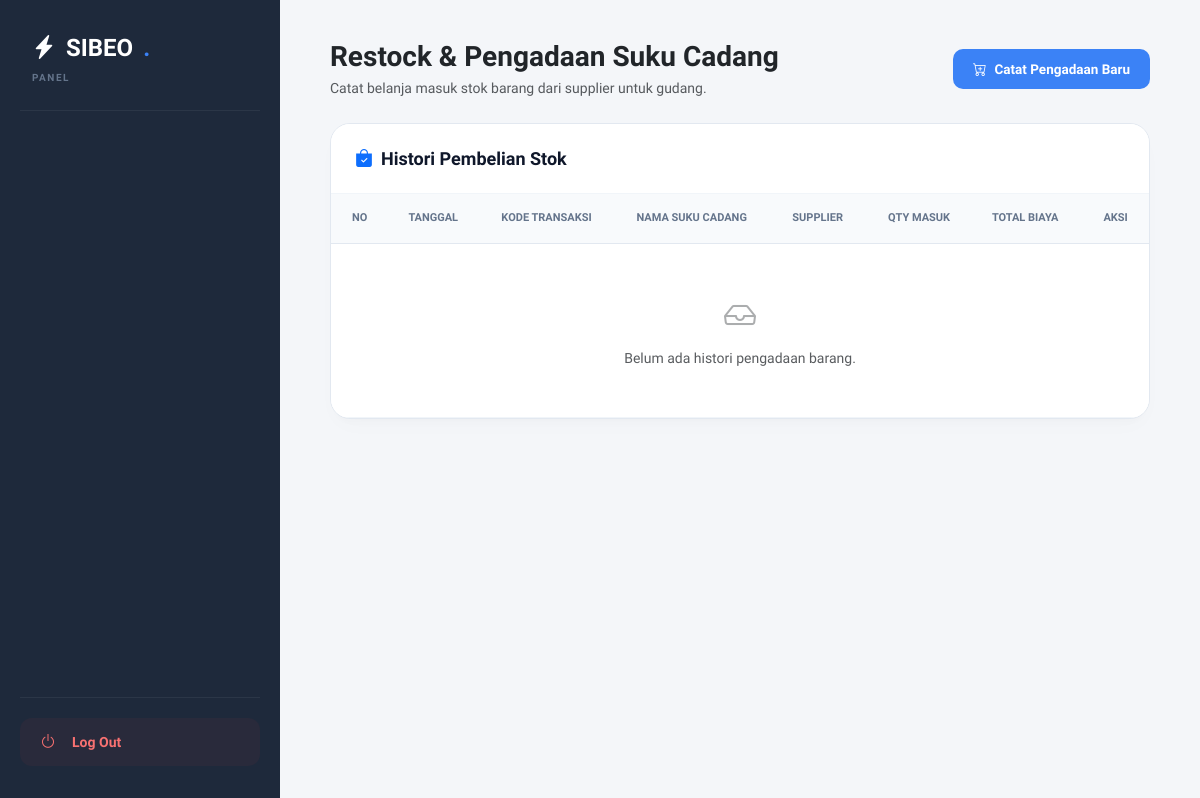
The app's page /admin/pengadaan.php, older data.
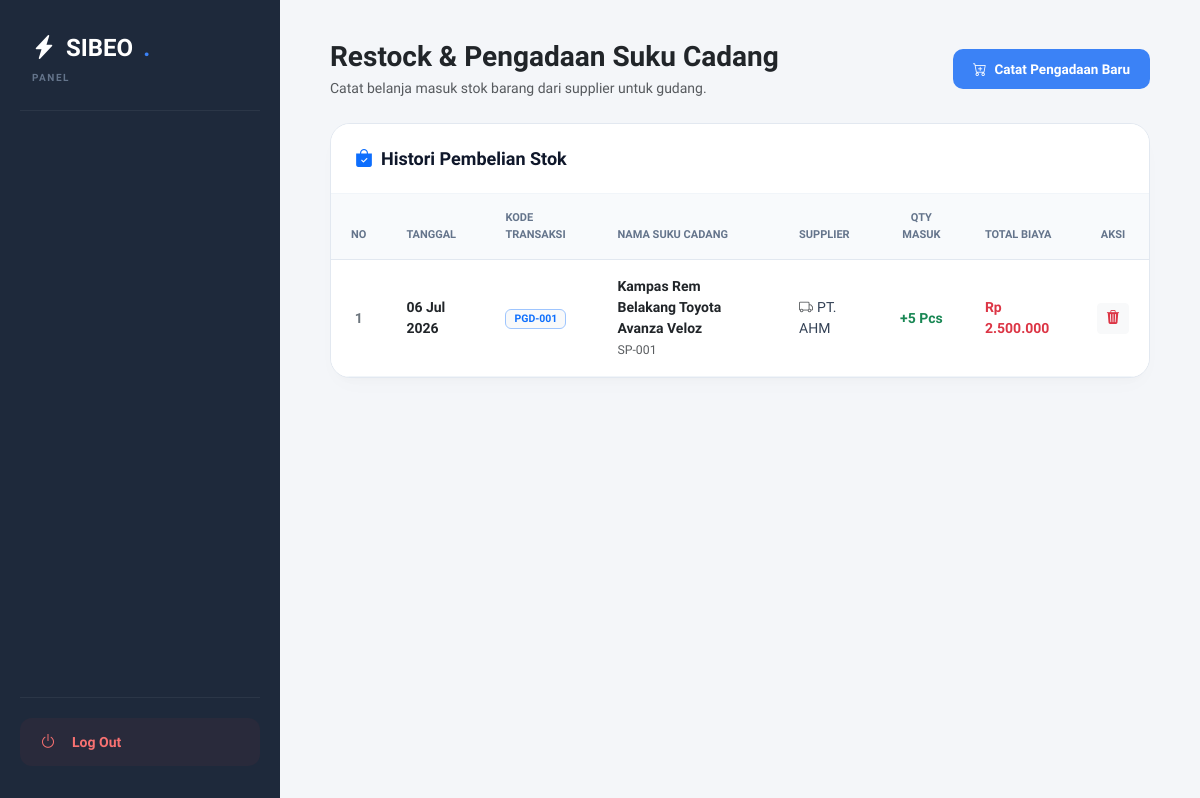
The same page, newer data.
### tables this page shows
CREATE TABLE `tbl_pengadaan` (
  `id_pengadaan` int(11) NOT NULL,
  `kode_pengadaan` varchar(20) NOT NULL,
  `id_suku_cadang` int(11) NOT NULL,
  `supplier` varchar(100) NOT NULL,
  `jumlah` int(11) NOT NULL,
  `total_biaya` decimal(15,2) NOT NULL,
  `tanggal_pengadaan` date NOT NULL
);

CREATE TABLE `tbl_suku_cadang` (
  `id_suku_cadang` int(11) NOT NULL,
  `nama_part` varchar(100) NOT NULL,
  `kode_part` varchar(30) NOT NULL,
  `stok` int(11) NOT NULL DEFAULT 0,
  `harga_satuan` decimal(12,2) NOT NULL
);

### admin/pengadaan.php (the view, shortened to what this page needs)
<?php
include "../config/koneksi.php";
function safe_text($value) {
    return htmlspecialchars((string)$value, ENT_QUOTES, 'UTF-8');
}
?>
<!DOCTYPE html>
<html lang="id">
<head>
    <link href="https://cdn.jsdelivr.net/npm/bootstrap@5.3.0/dist/css/bootstrap.min.css" rel="stylesheet">
    <link rel="stylesheet" href="https://cdn.jsdelivr.net/npm/bootstrap-icons@1.11.1/font/bootstrap-icons.css">
</head>
<body>
<div class="layout-wrapper">
    <?php include '../includes/sidebar.php'; ?>
    <div class="main-canvas">
        <div class="d-flex justify-content-between align-items-center mb-4">
            <div>
                <h3 class="fw-bold text-dark m-0">Restock & Pengadaan Suku Cadang</h3>
                <p class="text-muted small m-0 mt-1">Catat belanja masuk stok barang dari supplier untuk gudang.</p>
            </div>
            <button type="button" class="btn btn-premium-primary" data-bs-toggle="modal" data-bs-target="#modalTambah">
                <i class="bi bi-cart-plus"></i> Catat Pengadaan Baru
            </button>
        </div>
        <div class="data-card-premium">
            <div class="data-card-header">
                <h5 class="data-card-title"><i class="bi bi-bag-check-fill text-primary me-2"></i>Histori Pembelian Stok</h5>
            </div>
            <div class="table-responsive">
                <table class="table table-hover table-premium align-middle mb-0">
                    <thead>
                        <tr>
                            <th class="text-center">No</th>
                            <th>Tanggal</th>
                            <th>Kode Transaksi</th>
                            <th>Nama Suku Cadang</th>
                            <th>Supplier</th>
                            <th class="text-center">Qty Masuk</th>
                            <th>Total Biaya</th>
                            <th class="text-center">Aksi</th>
                        </tr>
                    </thead>
                    <tbody>
                        <?php
                        $no = 1;
                        $query_pgd = mysqli_query($koneksi, "
                            SELECT p.*, sc.nama_part, sc.kode_part
                            FROM tbl_pengadaan p
                            JOIN tbl_suku_cadang sc ON p.id_suku_cadang = sc.id_suku_cadang
                            ORDER BY p.tanggal_pengadaan DESC, p.id_pengadaan DESC
                        ");
                        if ($query_pgd && mysqli_num_rows($query_pgd) > 0) {
                            while ($data = mysqli_fetch_assoc($query_pgd)) {
                                ?>
                                <tr>
                                    <td class="text-center text-secondary fw-semibold"><?= $no++; ?></td>
                                    <td><span class="fw-bold text-dark"><?= date('d M Y', strtotime($data['tanggal_pengadaan'])); ?></span></td>
                                    <td><span class="badge bg-light text-primary border border-primary-subtle px-2 py-1"><?= safe_text($data['kode_pengadaan']); ?></span></td>
                                    <td>
                                        <strong class="text-dark"><?= safe_text($data['nama_part']); ?></strong><br>
                                        <small class="text-muted"><?= safe_text($data['kode_part']); ?></small>
                                    </td>
                                    <td><i class="bi bi-truck text-muted me-1"></i><?= safe_text($data['supplier']); ?></td>
                                    <td class="text-center fw-bold text-success">+<?= safe_text($data['jumlah']); ?> Pcs</td>
                                    <td><strong class="text-danger">Rp <?= number_format($data['total_biaya'], 0, ',', '.'); ?></strong></td>
                                    <td class="text-center">
                                        <a href="pengadaan.php?hapus=<?= $data['id_pengadaan']; ?>" class="btn btn-sm btn-light text-danger fw-bold px-2" onclick="return confirm('Hapus data (Stok akan dikurangi kembali)?')">
                                            <i class="bi bi-trash3-fill"></i>
                                        </a>
                                    </td>
                                </tr>
                                <?php
                            }
                        } else {
                            echo "<tr><td colspan='8' class='text-center text-muted py-5 small'><i class='bi bi-inbox d-block fs-2 mb-2 opacity-50'></i>Belum ada histori pengadaan barang.</td></tr>";
                        }
                        ?>
                    </tbody>
                </table>
            </div>
        </div>
    </div>
</div>
</body>
</html>

### includes/sidebar.php (shortened to what this page needs)
<?php
$role = $_SESSION['role'] ?? '';
?>
<div class="sidebar-panel" id="sidebarPanel">
    <div class="brand-section">
        <div class="brand-title"><i class="bi bi-lightning-charge-fill"></i>SIBEO<span>.</span></div>
        <div class="brand-subtitle"><?php echo strtoupper($role); ?> PANEL</div>
    </div>
    <div class="menu-container">
    </div>
    <div class="logout-box">
        <a href="../auth/logout.php" class="nav-link logout-btn"><i class="bi bi-power"></i> Log Out</a>
    </div>
</div>

### admin/pengadaan.php (style rules this page uses)
:root { --bg-body: #f4f6f9; --sidebar-bg: #1e293b; --sidebar-color: #94a3b8; --sidebar-active: #3b82f6; --text-dark: #0f172a; --card-shadow: 0 10px 25px -5px rgba(0, 0, 0, 0.02), 0 8px 10px -6px rgba(0, 0, 0, 0.02); }
* { font-family: 'Plus Jakarta Sans', sans-serif !important; }
body { background-color: var(--bg-body); color: #334155; overflow-x: hidden; }
.layout-wrapper { display: flex; min-height: 100vh; }
.sidebar-panel { width: 280px; background: var(--sidebar-bg); flex-shrink: 0; display: flex; flex-direction: column; justify-content: space-between; padding: 30px 20px; position: sticky; top: 0; height: 100vh; }
.brand-section { padding: 0 12px 25px 12px; border-bottom: 1px solid rgba(255,255,255,0.06); flex-shrink: 0; }
.brand-title { font-size: 24px; font-weight: 800; color: #ffffff; display: flex; align-items: center; gap: 10px; }
.brand-title span { color: var(--sidebar-active); }
.brand-subtitle { font-size: 10px; color: #64748b; font-weight: 700; text-transform: uppercase; letter-spacing: 1.5px; margin-top: 4px; }
.menu-container { overflow-y: auto; flex-grow: 1; padding-right: 8px; margin-top: 20px; }
.sidebar-panel .nav-link { color: var(--sidebar-color); font-size: 14px; font-weight: 500; padding: 12px 16px; display: flex; align-items: center; text-decoration: none; border-radius: 12px; margin-bottom: 4px; transition: all 0.2s; }
.sidebar-panel .nav-link i { width: 24px; font-size: 16px; margin-right: 12px; text-align: center; }
.logout-box { padding-top: 20px; border-top: 1px solid rgba(255,255,255,0.06); flex-shrink: 0; }
.logout-btn { color: #f87171 !important; font-weight: 600 !important; background: rgba(239, 68, 68, 0.05); }
.main-canvas { flex-grow: 1; padding: 40px 50px; max-width: calc(100% - 280px); }
.data-card-premium { background: #ffffff; border-radius: 20px; border: 1px solid #e2e8f0; box-shadow: var(--card-shadow); overflow: hidden; }
.data-card-header { padding: 24px; background: #ffffff; border-bottom: 1px solid #f1f5f9; }
.data-card-title { font-size: 18px; font-weight: 700; color: var(--text-dark); margin: 0; }
.table-premium thead th { background: #f8fafc; color: #64748b; font-size: 11px; font-weight: 700; text-transform: uppercase; padding: 16px 20px; border-bottom: 1px solid #e2e8f0; }
.table-premium tbody td { padding: 16px 20px; border-bottom: 1px solid #f1f5f9; font-size: 14px; color: #334155; }
.btn-premium-primary { background-color: var(--sidebar-active); color: #ffffff; border: none; border-radius: 10px; padding: 10px 20px; font-size: 13.5px; font-weight: 600; display: inline-flex; align-items: center; gap: 8px; }

Row changes from the older to the newer data that the page shows:
added tbl_pengadaan: tanggal_pengadaan "06 Jul 2026", kode_pengadaan "PGD-001", id_suku_cadang.nama_part "Kampas Rem Belakang Toyota Avanza Veloz", id_suku_cadang.kode_part "SP-001", supplier "PT. AHM", jumlah "5", total_biaya "2.500.000"
Text that changed along with them:
text no longer shown: "Belum ada histori pengadaan barang."
